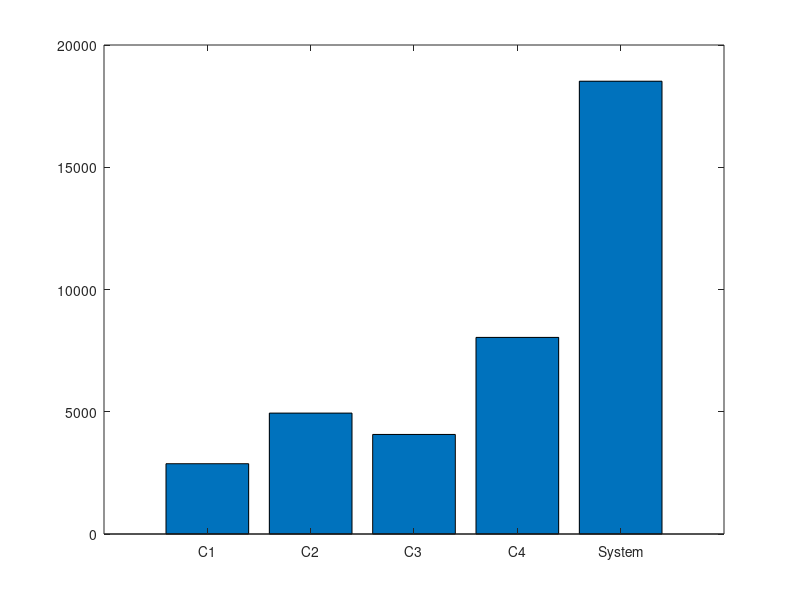

MATLAB code to generate this figure:
clear; clc; close all;

n = 100000;

c1 = rand(1,n) < 0.97;
c2 = rand(1,n) < 0.95;
c3 = rand(1,n) < 0.96;
c4 = rand(1,n) < 0.92;
systemWorking = c1&c2&c3&c4;
reliabilityEst = mean(systemWorking)
reliabilityTrue = 0.97*0.95*0.96*0.92
absError = abs(reliabilityEst-reliabilityTrue)
failCounts = [sum(~c1),sum(~c2),sum(~c3),sum(~c4),sum(~systemWorking)]
bar(failCounts)
xticks(1:5)
xticklabels({'C1','C2','C3','C4','System'})
